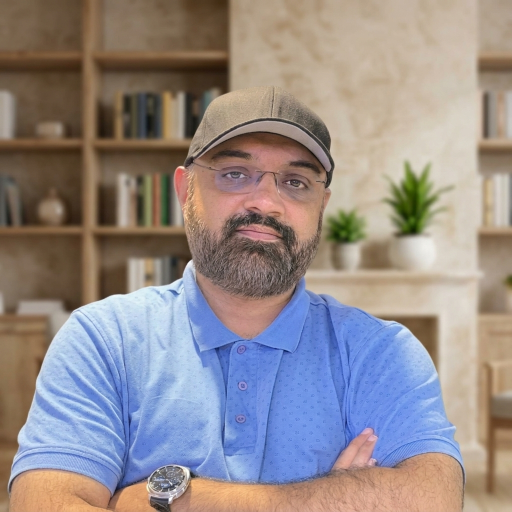
#> input picture images/salman.jpeg, 1024 x 1024 px (shown at 1/2 size); its folder holds 4 pictures in this run
$ python optimize-images.py
#> lines starting #> are read from the running program, lines starting #| are printed output that depends on the picture
"""Optional asset maintenance tool; Pillow is not required to build or host the site."""
from pathlib import Path
from PIL import Image,ImageOps
import json
root=Path(__file__).resolve().parent.parent
dest=root/'images/portraits';dest.mkdir(parents=True,exist_ok=True)
manifest={}
for name in ['salman','amir','hassan','hussain']:
 image=ImageOps.exif_transpose(Image.open(root/'images'/f'{name}.jpeg')).convert('RGB')
#> image is the input picture: PIL image 1024x1024 RGB; mean R, G, B 148.7, 139.5, 139.2
 image.thumbnail((256,256));target=dest/f'{name}.webp';image.save(target,format='WEBP',quality=86,method=6)
#> after `image.thumbnail((256, 256))`:
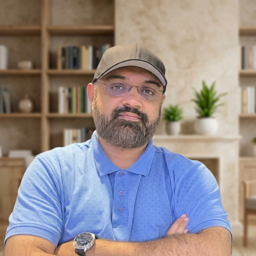
#> image: PIL image 256x256 RGB; mean R, G, B 148.8, 139.6, 139.4
 manifest[name]={'width':image.width,'height':image.height,'bytes':target.stat().st_size}
#> pass 2 of the loop `for name in ['salman','amir','hassan','hussain']:`:
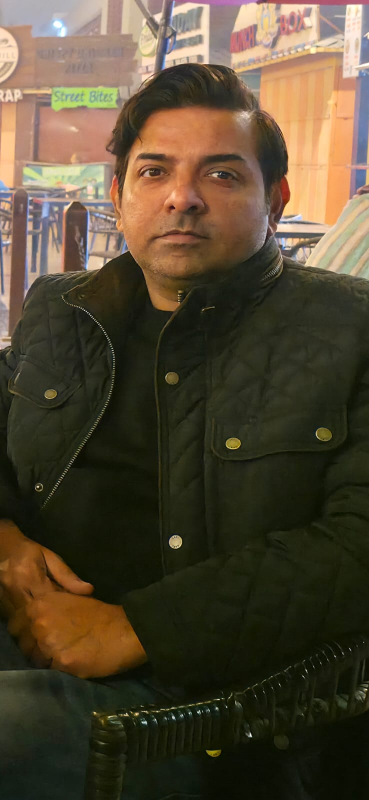
#> input picture images/amir.jpeg, 738 x 1600 px (shown at 1/2 size)
#> image is the input picture: PIL image 738x1600 RGB; mean R, G, B 82.8, 71.1, 50.9
#> `image.thumbnail((256, 256))`:
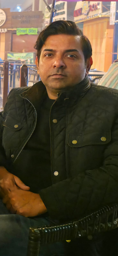
#> image: PIL image 118x256 RGB; mean R, G, B 82.7, 71, 50.8
#> pass 3 of the loop `for name in ['salman','amir','hassan','hussain']:`:
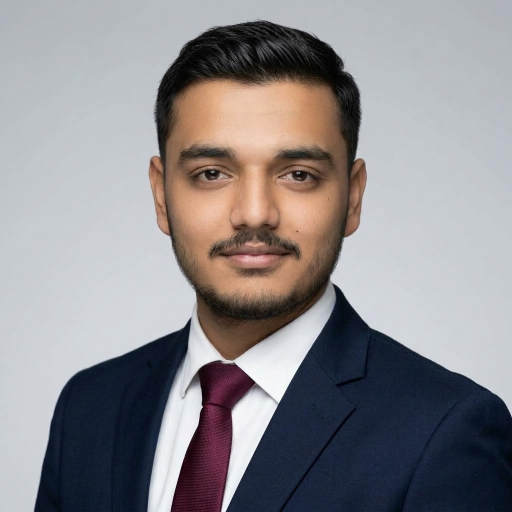
#> input picture images/hassan.jpeg, 1024 x 1024 px (shown at 1/2 size)
#> image is the input picture: PIL image 1024x1024 RGB; mean R, G, B 141.1, 138.2, 141.4
#> `image.thumbnail((256, 256))`:
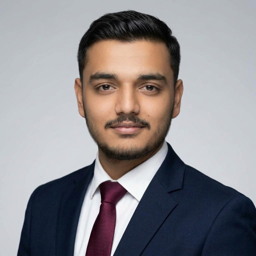
#> image: PIL image 256x256 RGB; mean R, G, B 141.2, 138.3, 141.5
#> the loop made 4 passes; the first 3 are shown
(root/'src/data/portraits.json').write_text(json.dumps(manifest,indent=2)+'\n',encoding='utf-8')
capture=root/'reference/project-captures/mani-bakes-source.png'
if capture.exists():
 dest=root/'images/projects';dest.mkdir(parents=True,exist_ok=True)
 Image.open(capture).convert('RGB').save(dest/'mani-bakes.webp',format='WEBP',quality=84,method=6)
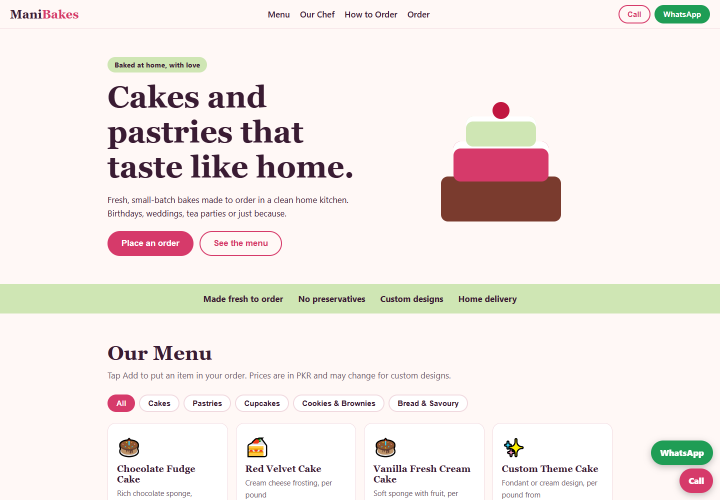
#> input picture reference/project-captures/mani-bakes-source.png, 1440 x 1000 px (shown at 1/2 size)
print(json.dumps(manifest,indent=2))
#> (printed output is left out)
